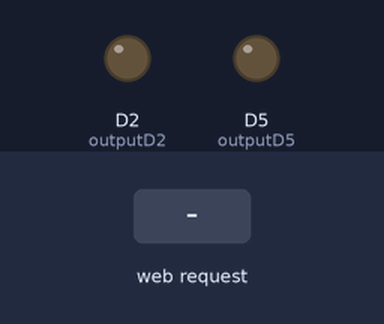
Bench run of a sketch on a simulated ESP8266 (NodeMCU). On the bench: output pins drawn as LEDs (lit = HIGH). The test bench sets the inputs (shaded band). WiFi joins after 1.5 s; servers stay silent unless stated; uploads are accepted with an empty reply; EEPROM starts erased; what the sketch prints to the serial monitor is not drawn.

Above: at 2.7 s.
2.8 s: HTTP request GET /D5/on received
At 13.0 s:
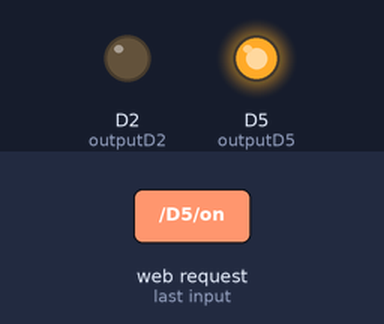
18.1 s: HTTP request GET /D2/on received
At 24.0 s:
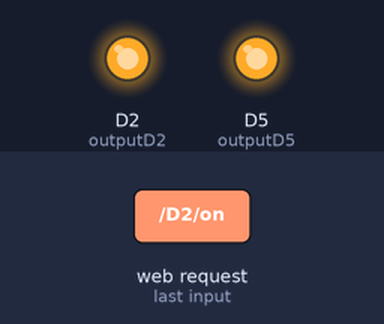
33.4 s: HTTP request GET /D5/off received
At 35.1 s:
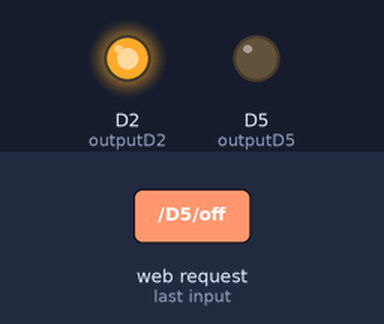
48.7 s: HTTP request GET /D2/off received
At 58.2 s:
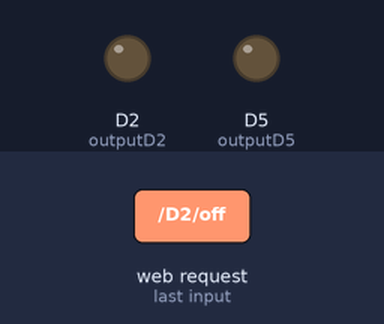
Timing chart, 0 to 59.7 s (numbered marks = the images above; inputs shaded):
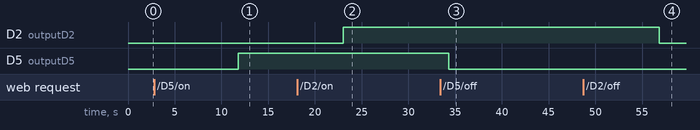

The sketch:

split_code_ex.ino
```cpp
#include <ArduinoJson.h>
#include "led_functions.h"
#include "wifi_setup.h"
#include "connections_server.h"
#include "wifi_managers.h"
#include <EEPROM.h>

#define LED_PIN 13
int addr = 0;
int address = 0;
byte value;

void setup() {
  // put your setup code here, to run once:
  Serial.begin(115200);
  EEPROM.begin(512);
  setupLED(LED_PIN);
  device_server_inst();
  wifi_Managers();
}

void loop() {
  // put your main code here, to run repeatedly:
  connection_Server();
  device_server_setup();
  powerOnLED(LED_PIN);
  delay(500);
  powerOffLED(LED_PIN);
  delay(500);

  Serial.println("");
  Serial.print(char(EEPROM.read(addr)));
  addr++;  //Increment address
  Serial.print(char(EEPROM.read(addr)));
  addr++;  //Increment address
  Serial.println(char(EEPROM.read(addr)));

  //Read string from eeprom (testing eeprom)
  String strText;
  for (int i = 0; i < 14; i++) {
    strText = strText + char(EEPROM.read(0x0F + i));
  }
  Serial.print(strText);
}
```

connections_server.cpp
```cpp
#include<Arduino.h>
#include <ArduinoJson.h>
#include <ESP8266WiFi.h>        //import ESP8266 WiFi library
#include <ESP8266HTTPClient.h>  //import ESP8266 HTTP Client library
#include <WiFiClient.h>
#include <SPI.h>
#include "connections_server.h"

void connection_Server(){
   WiFiClient client;
  client.setTimeout(10000);
  if (!client.connect("aquamonia.com", 80)) {
    Serial.println(F("Connection failed"));
    return;
  }
  Serial.println(F("Connected!"));

  // Send HTTP request
  client.println(F("GET /os/ex HTTP/1.1"));
  client.println(F("Host: aquamonia.com"));
  client.println(F("Connection: close"));
  if (client.println() == 0) {
    Serial.println(F("Failed to send request"));
    client.stop();
    return;
  }
  // Skip HTTP headers
  char endOfHeaders[] = "\r\n\r\n";
  if (!client.find(endOfHeaders)) {
    Serial.println(F("Invalid response"));
    client.stop();
    return;
  }

  // Allocate the JSON document
  // Use arduinojson.org/v6/assistant to compute the capacity.
  const size_t capacity = JSON_OBJECT_SIZE(3) + JSON_ARRAY_SIZE(6) + 60;
  DynamicJsonDocument doc(1024);

  // Parse JSON object
  DeserializationError error = deserializeJson(doc, client);
  switch (error.code()) {
      case DeserializationError::Ok:
          Serial.println(F("Error : Deserialization succeeded"));
          break;
      case DeserializationError::InvalidInput:
          Serial.println(F("Error : Invalid input!"));
          break;
      case DeserializationError::NoMemory:
          Serial.println(F("Error : Not enough memory"));
          break;
      default:
          Serial.println(F("Error : Deserialization failed"));
          break;
  }
}
```

connections_server.h
```cpp
#ifndef CONNECTIONS_SERVER_H
#define CONNECTIONS_SERVER_H
#include <Arduino.h>

void connection_Server();

#endif
```

led_functions.cpp
```cpp
#include "led_functions.h"

void powerOnLED(byte pin){
  digitalWrite(pin, HIGH);
}

void powerOffLED(byte pin){
  digitalWrite(pin, LOW);
}

void setupLED(byte pin){
  pinMode(pin, LOW);
}
```

led_functions.h
```cpp
#ifndef LED_FUNCTIONS_H
#define LED_FUNCTIONS_H
#include <Arduino.h>

void powerOnLED(byte pin);
void powerOffLED(byte pin);
void setupLED(byte pin);

#endif
```

wifi_managers.cpp
```cpp
#include <ESP8266WiFi.h>   //  ESP8266 library
#include <DNSServer.h>
#include <ESP8266WebServer.h>
#include <WiFiManager.h>
#include <EEPROM.h>
#include "wifi_managers.h"

bool shouldSaveConfig = false;
void saveConfigCallback () {
  Serial.println("Should save config");
  shouldSaveConfig = true;
}


void(* ku_reset) (void) = 0;

void reset_eeproms(){
  // write a 0 to all 512 bytes of the EEPROM
  for (int i = 0; i < 512; i++) { EEPROM.write(i, 0); }
  EEPROM.end();
}

// Set web server port number to 80
WiFiServer server(80);

// Variable to store the HTTP request
String header;

// Auxiliar variables to store the current output state
String outputD5State = "off";
String outputD2State = "off";

// Assign output variables to GPIO pins
const int outputD5 = D5;
const int outputD2 = D2;

void wifi_Managers(){
  WiFiManager wifiManager;
  wifiManager.setSaveConfigCallback(saveConfigCallback);
  if (!wifiManager.autoConnect("Aquamonia","password")) {
    Serial.println("failed to connect and hit timeout");
    delay(3000);
    //reset and try again, or maybe put it to deep sleep
    ESP.reset();
    delay(5000);
  }
  Serial.println("connected...yeey :)");
  Serial.println("local ip");
  Serial.println(WiFi.localIP());
  Serial.println(WiFi.softAPIP());
  server.begin();
}

void device_server_inst(){
  // Initialize the output variables as outputs
  pinMode(outputD5, OUTPUT);
  pinMode(outputD2, OUTPUT);
  // Set outputs to LOW
  digitalWrite(outputD5, LOW);
  digitalWrite(outputD2, LOW);
}

void device_server_setup(){
  WiFiClient client = server.available();

  if (client) {
    Serial.println("New Client.");
    String currentLine = "";
    while (client.connected()) {
      if (client.available()) {
        char c = client.read();
        Serial.write(c);
        header += c;
        if (c == '\n') {                    // if the byte is a newline character

          if (currentLine.length() == 0) {
            client.println("HTTP/1.1 200 OK");
            client.println("Content-type:text/html");
            client.println("Connection: close");
            client.println();

            // turns the GPIOs on and off
            if (header.indexOf("GET /D5/on") >= 0) {
              Serial.println("GPIO D5 on");
              outputD5State = "on";
              digitalWrite(outputD5, HIGH);
            } else if (header.indexOf("GET /D5/off") >= 0) {
              Serial.println("GPIO D5 off");
              outputD5State = "off";
              digitalWrite(outputD5, LOW);
            } else if (header.indexOf("GET /D2/on") >= 0) {
              Serial.println("GPIO D2 on");
              outputD2State = "on";
              digitalWrite(outputD2, HIGH);
            } else if (header.indexOf("GET /D2/off") >= 0) {
              Serial.println("GPIO D2 off");
              outputD2State = "off";
              digitalWrite(outputD2, LOW);
            } else if(header.indexOf("GET /reset") >= 0) {
              WiFiManager wifiManager;
              wifiManager.resetSettings();
              ku_reset();
            } else if(header.indexOf("GET /reset-eeprom") >= 0) {
              reset_eeproms();
              ku_reset();
            }

            // Display the HTML web page
            client.println("<!DOCTYPE html><html>");
            client.println("<head><meta name=\"viewport\" content=\"width=device-width, initial-scale=1\">");
            client.println("<link rel=\"icon\" href=\"data:,\">");

            client.println("<style>html { font-family: Helvetica; display: inline-block; margin: 0px auto; text-align: center;}");
            client.println(".button { background-color: #195B6A; border: none; color: white; padding: 16px 40px;");
            client.println("text-decoration: none; font-size: 30px; margin: 2px; cursor: pointer;}");
            client.println(".button2 {background-color: #77878A;}</style></head>");

            // Web Page Heading
            client.println("<body><h1>ESP8266 Web Server</h1>");

            // Display current state, and ON/OFF buttons for GPIO D5
            client.println("<p>GPIO D5 - State " + outputD5State + "</p>");
            // If the output5State is off, it displays the ON button
            if (outputD5State=="off") {
              client.println("<p><a href=\"/D5/on\"><button class=\"button\">ON</button></a></p>");
            } else {
              client.println("<p><a href=\"/D5/off\"><button class=\"button button2\">OFF</button></a></p>");
            }

            // Display current state, and ON/OFF buttons for GPIO D2
            client.println("<p>GPIO D2 - State " + outputD2State + "</p>");
            // If the output4State is off, it displays the ON button
            if (outputD2State=="off") {
              client.println("<p><a href=\"/D2/on\"><button class=\"button\">ON</button></a></p>");
            } else {
              client.println("<p><a href=\"/D2/off\"><button class=\"button button2\">OFF</button></a></p>");
            }
            client.println("<p><a href=\"/reset\"><button class=\"button button2\">Reset Wifi</button></a></p>");
            client.println("<p><a href=\"/reset-eeprom\"><button class=\"button button2\">Reset EEP-ROM</button></a></p>");
            client.println("</body></html>");

            // The HTTP response ends with another blank line
            client.println();
            // Break out of the while loop
            break;
          } else { // if you got a newline, then clear currentLine
            currentLine = "";
          }
        } else if (c != '\r') {  // if you got anything else but a carriage return character,
          currentLine += c;      // add it to the end of the currentLine
        }
      }
    }
    // Clear the header variable
    header = "";
    // Close the connection
    client.stop();
    Serial.println("Client disconnected.");
    Serial.println("");
}
}
```

wifi_managers.h
```cpp
#ifndef WIFI_MANAGERS_H
#define WIFI_MANAGERS_H
#include <Arduino.h>

void wifi_Managers();
void device_server_inst();
void device_server_setup();


#endif
```

wifi_setup.cpp
```cpp
#include<Arduino.h>
#include <ESP8266WiFi.h>        //import ESP8266 WiFi library
#include <ESP8266HTTPClient.h>  //import ESP8266 HTTP Client library
#include <WiFiClient.h>
#include <SPI.h>
#include "wifi_setup.h"


const char* ssid = "Creative Alokaa";  // Enter your local network SSID
const char* password = "Indrakila6";   // Enter your local network Password
void wifi_Setup(){
  WiFi.begin(ssid, password);  // Pass the credential for local wifi network to connect ESP8266 board
  while (WiFi.status() != WL_CONNECTED) {
    delay(500);
    Serial.print(".");
  }
  Serial.println("");
  Serial.println("WiFi connected");
  Serial.println("IP Address");
  Serial.println(WiFi.localIP());
}
```

wifi_setup.h
```cpp
#ifndef WIFI_SETUP_H
#define WIFI_SETUP_H
#include <Arduino.h>

void wifi_Setup();

#endif
```

Measured:
- after the input at 2.8 s, D5 (outputD5): LOW → HIGH after 9.0 s
- after the input at 18.1 s, D2 (outputD2): LOW → HIGH after 4.9 s
- after the input at 33.4 s, D5 (outputD5): HIGH → LOW after 0.91 s
- after the input at 48.7 s, D2 (outputD2): HIGH → LOW after 8.1 s
